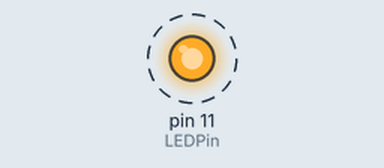
Simulated run of this sketch. Board: Arduino Uno, built with avr-gcc and run on an emulated ATmega328P. Parts: output pins drawn as LEDs (lit = HIGH). Dashed ring = blinking.

Above: at 0.5 s.
Timing chart, 0 to 4.6 s (numbered marks = the images above):
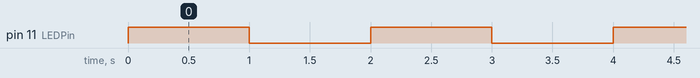

The sketch:

BlinkBlink.ino
```cpp
// (licence header left out)
// Dieser Sketch verwendet die RBD::Timer-Bibliothek
#include <RBD_Timer.h>

// Der Ausgangs-Pin der LED
const int LEDPin = 11;

// Der Timer zum Schalten der LED
RBD::Timer ledTimer;

void setup()
{
    pinMode(LEDPin, OUTPUT);

    ledTimer.setTimeout(1000);
}

// Der momentane Status der LED
int state = LOW;

void loop()
{
    // Wechsle mit jedem Restart zwischen LOW und HIGH
    if (ledTimer.onRestart()) {

        if (state == LOW) {  // Zeile 43
            state = HIGH;
        }
        else {
            state = LOW;
        }

        digitalWrite(LEDPin, state);
    }
}

/* IDEEN:
   1. Baue eine zweite LED ein und erweitere das Programm so, dass diese genau
      dann leuchtet, wenn die erste LED nicht leuchtet (und umgekehrt).

      (Hinweis: dies kann auch durch eine Schaltung erreicht werden.)

   2. Wie klein kann man das Zeitintervall machen, um mit freiem Auge gerade
      noch das Flackern der LED zu erkennen? Was passiert, wenn man das
      Zeitintervall noch kleiner macht?

   3. Finde mindestens zwei weitere Möglichkeiten, wie man in Zeile 43 ff
      zwischen LOW und HIGH hin- und her wechseln kann.
      (Hinweis: http://stackoverflow.com/questions/13154073)

   4*. Wie lange dauert die Ausführung des Befehls digitalWrite() im
      Durchschnitt? (Hinweis: verwende http://arduino.cc/en/Reference/Micros)
*/
```

Measured:
- by itself, pin 11 (LEDPin): alternates HIGH for 1.0 s and LOW for 1.0 s
